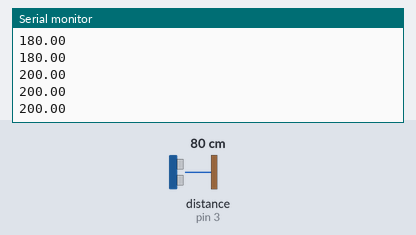
Bench run of a sketch on a simulated Arduino Uno, built with avr-gcc and run on an emulated ATmega328P. On the bench: the last lines printed to the serial monitor. Inputs (shaded band) come from the test bench; at power-on: distance to the obstacle (sensor on pin 3) 80 cm.

Above: at 1.2 s.
1.3 s: distance to the obstacle (sensor on pin 3) set to 120 cm
At 2.1 s:
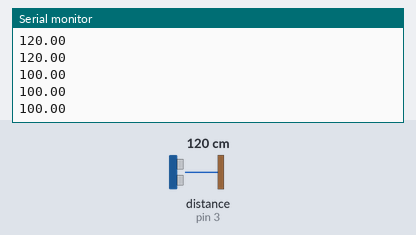
2.8 s: distance to the obstacle (sensor on pin 3) set to 2 cm
At 3.4 s:
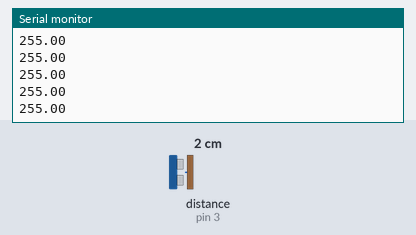
Timing chart, 0 to 5.8 s (numbered marks = the images above; inputs shaded):
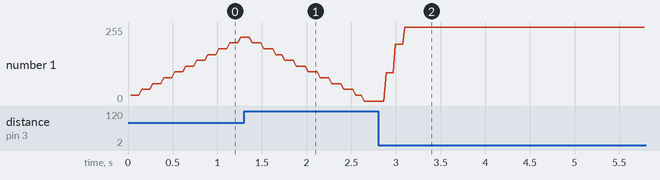

Measured:
- after the input at 2.8 s, the serial monitor: prints a new line after 0.09 s (image 2)
- plotted number 1: 220 → 0 after the input at 1.3 s, 0 → 255 after the input at 2.8 s

The sketch:

Pid2.ino
```cpp
/*
sketch belongs to this video: https://youtu.be/crw0Hcc67RY
write by Moz for YouTube changel logMaker360
4-12-2017
*/

#include <PID_v1.h>
#include <SR04.h>
double Setpoint ; // will be the desired value
double Input; // photo sensor
double Output ; //LED
//PID parameters
double Kp=0, Ki=10, Kd=0;
long dist;
SR04 sr04 = SR04(2,3);

//create PID instance
PID myPID(&Input, &Output, &Setpoint, Kp, Ki, Kd, DIRECT);

void setup()
{

  Serial.begin(9600);
  //Hardcode the brigdness value
  Setpoint = 100;
  //Turn the PID on
  myPID.SetMode(AUTOMATIC);
  //Adjust PID values
  myPID.SetTunings(Kp, Ki, Kd);
}

void loop()
{
  //Read the value from the light sensor. Analog input : 0 to 1024. We map is to a value from 0 to 255 as it's used for our PWM function.
  Input = sr04.Distance();  // photo senor is set on analog pin 5
  //PID calculation
  myPID.Compute();
  //Write the output as calculated by the PID function
  analogWrite(3,Output); //LED is set to digital 3 this is a pwm pin.
  //Send data by serial for plotting
  //Serial.print(Input);
  //Serial.print(" ");
  Serial.println(Output);
  //Serial.print(" ");
  //Serial.println(Setpoint);
//  delay(100);
}
```
